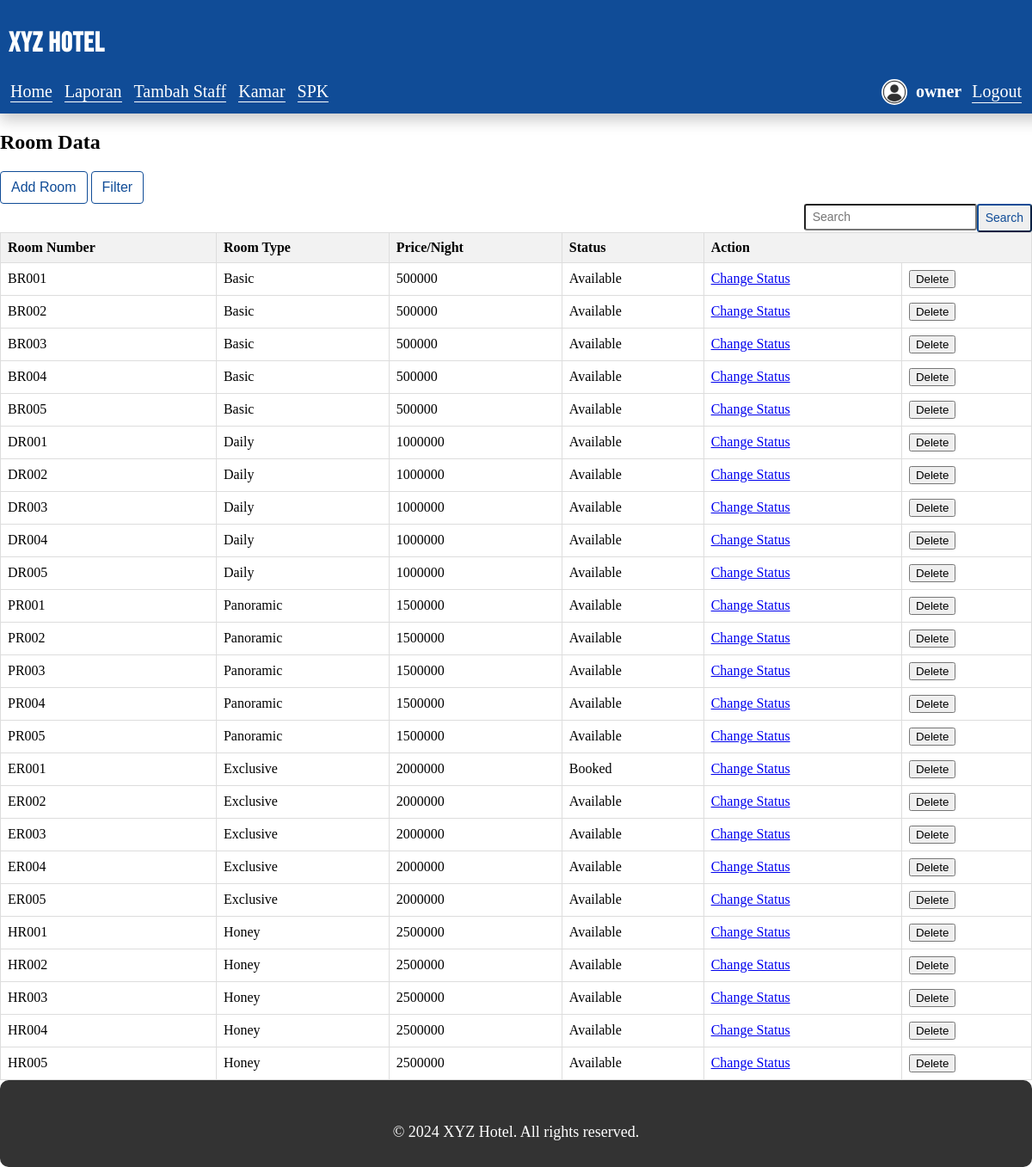
Before: /owner/ruang.php (signed in) with the older database file.
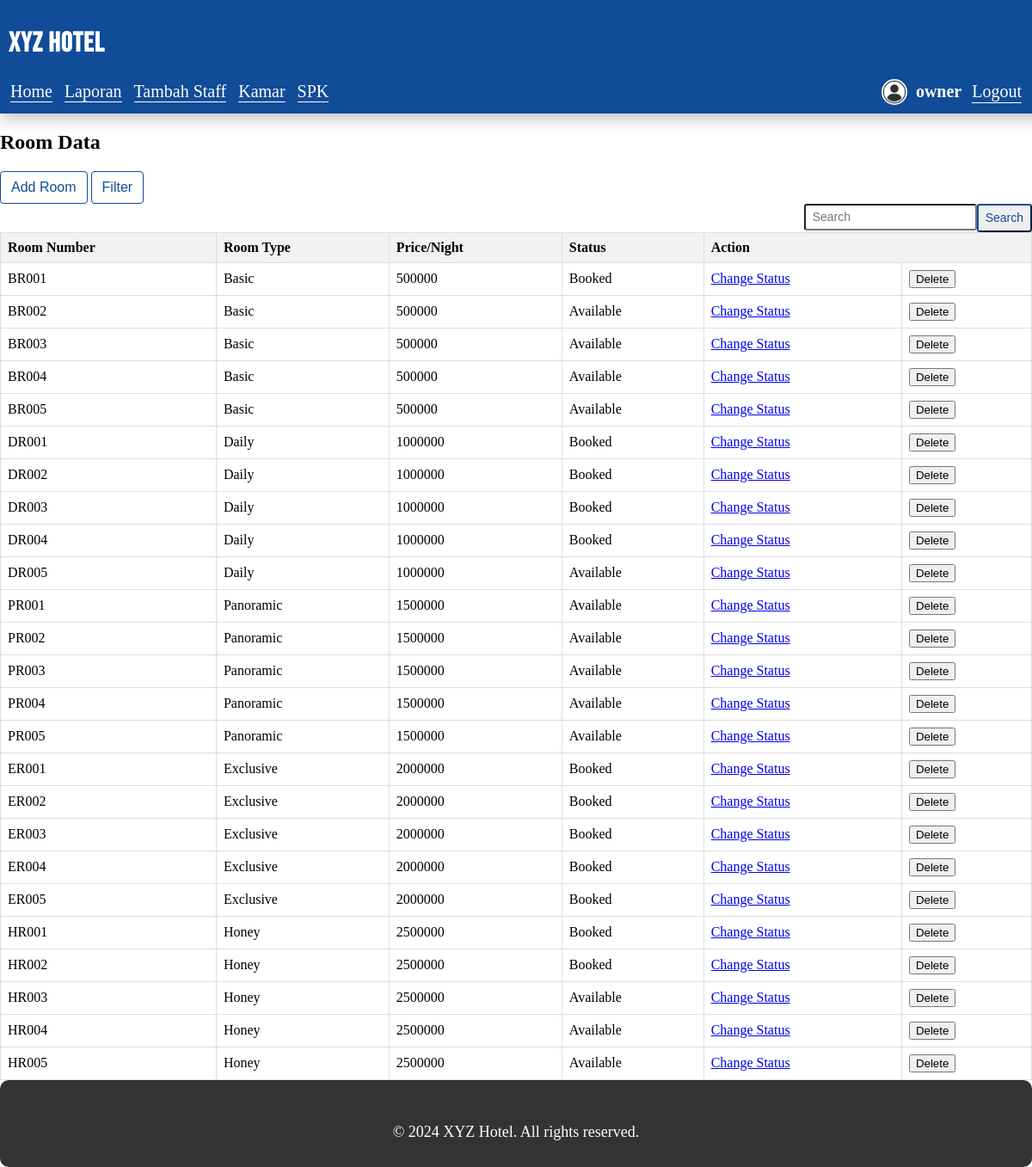
After: the same page with the newer database file.
### tables this page shows
CREATE TABLE `room` (
  `id_room` varchar(10) NOT NULL,
  `tipe_room` varchar(10) NOT NULL,
  `harga_room` int(100) NOT NULL,
  `status` varchar(10) NOT NULL
);

### owner/ruang.php (the view, shortened to what this page needs)
<?php
require_once("../koneksi.php");
$filter = "";
$sql = "SELECT * FROM room $filter ORDER BY harga_room ASC, id_room ASC";
$result = $koneksi->query($sql);
?>
<!DOCTYPE html>
<html lang="en">
<head>
    <link href="../assets/vendor/fontawesome-free/css/all.min.css" rel="stylesheet" type="text/css">
    <link rel="stylesheet" href="../assets/css/navbar.css">
</head>
<body>
<?php include 'navbar.php' ?>
    <h2>Room Data</h2>
    <button class="btn btn-outline" onclick="window.location.href='add_room.php'">Add Room</button>
    <button class="btn btn-outline" onclick="togglePopup()">Filter</button>
    <form method="post">
        <button class="btn-sm btn-outline float-right" type="submit" name="search_btn">Search</button>
        <input class="form-control-sm float-right" type="search" name="search_input" placeholder="Search" aria-label="Search">
    </form>
    <table>
        <tr>
            <th>Room Number</th>
            <th>Room Type</th>
            <th>Price/Night</th>
            <th>Status</th>
            <th colspan="2">Action</th>
        </tr>
        <?php
        if ($result->num_rows > 0) {
            while($row = $result->fetch_assoc()) {
                echo "<tr>";
                echo "<td>" . $row["id_room"] . "</td>";
                echo "<td>" . $row["tipe_room"] . "</td>";
                echo "<td>" . $row["harga_room"] . "</td>";
                echo "<td>" . $row["status"] . "</td>";
                echo "<td><a href='ubah_status.php?id=" . $row["id_room"] . "' class='status-change-link'>Change Status</a></td>";
                echo "<td>
                        <form method='post'> <input type='hidden' name='hapus_id' value='" . $row["id_room"] . "'>
                        <button type='submit' name='hapus_btn'>Delete</button>
                        </form>
                     </td>";
                echo "</tr>";
            }
        } else {
            echo "<tr><td colspan='6'>No rooms found</td></tr>";
        }
        ?>
    </table>
<footer class="foot">
    <div class="footer-bottom">
        <p>&copy; 2024 XYZ Hotel. All rights reserved.</p>
    </div>
</footer>
</body>
</html>

Changed rows visible on the page:
changed room "BR001": status "Available" → "Booked"
changed room "DR001": status "Available" → "Booked"
changed room "DR002": status "Available" → "Booked"
changed room "DR003": status "Available" → "Booked"
changed room "DR004": status "Available" → "Booked"
changed room "ER002": status "Available" → "Booked"
changed room "ER003": status "Available" → "Booked"
changed room "ER004": status "Available" → "Booked"
changed room "ER005": status "Available" → "Booked"
changed room "HR001": status "Available" → "Booked"
changed room "HR002": status "Available" → "Booked"
